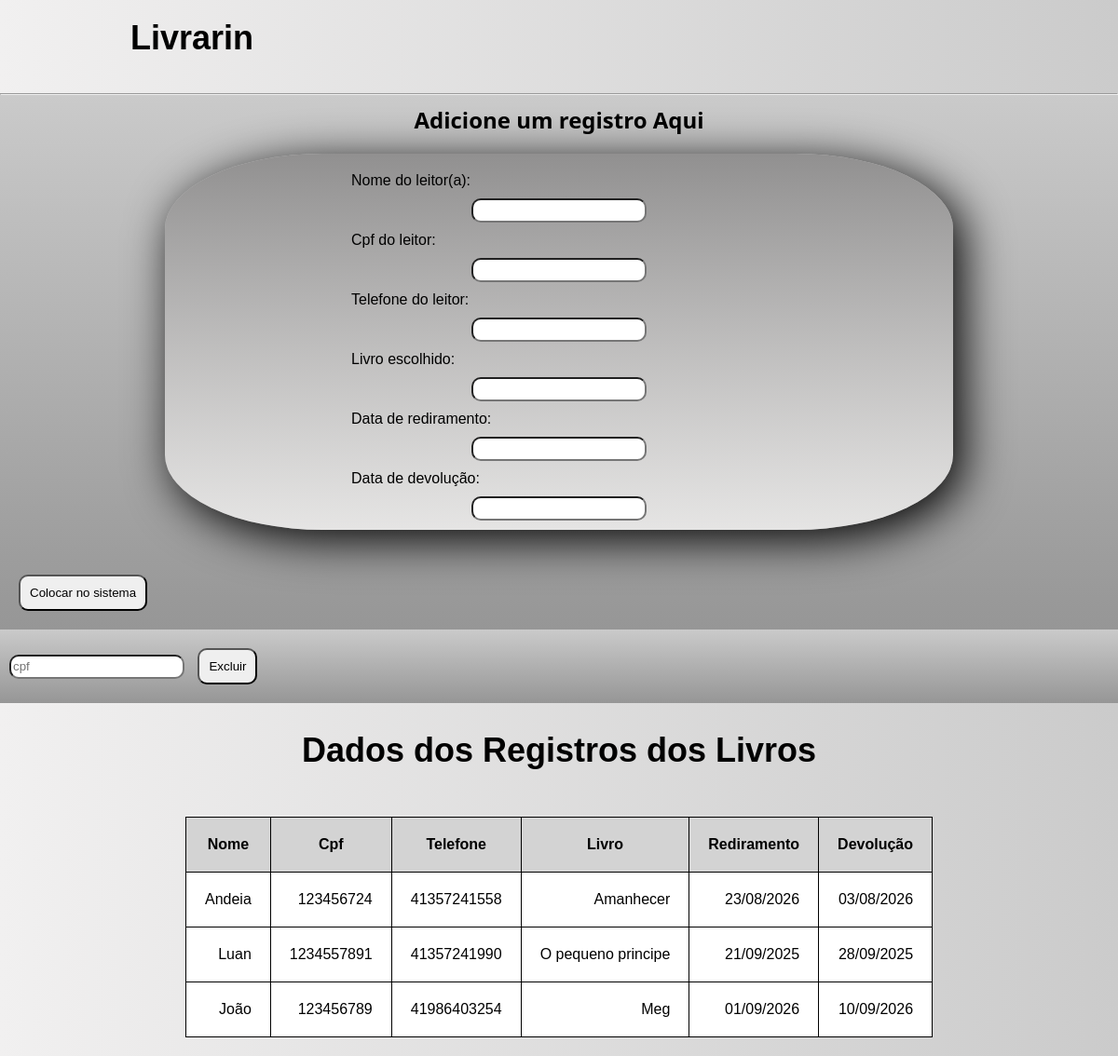
The page /index.html on the database its author committed.
### tables this page shows
CREATE TABLE registro (
        id INTEGER PRIMARY KEY AUTOINCREMENT,
        nome TEXT NOT NULL,
        cpf TEXT NOT NULL,
        telefone INTEGER NOT NULL,
        livro TEXT, 
        retirado TEXT,
        devolvido TEXT
);

### app.py (the view, shortened to what this page needs)
@app.route("/index.html", methods=["GET", "POST"])
def normal():
    paragrafo = None
    c = sqlite3.connect("Livrarin/banco.db")
    cursor = c.cursor()
    click = request.form.get("click")
    nome = request.form.get("nome")
    cpf = request.form.get("cpf")
    telefone = request.form.get("telefone")
    livro = request.form.get("livro")
    retirado = request.form.get("retirado")
    devolvido = request.form.get("devolvido")
    cpf_input = request.form.get("excluir_cpf")
    cursor.execute("SELECT * FROM registro")
    mostra = cursor.fetchall()
    c.close()
    return render_template("index.html", p=paragrafo, dados=mostra)

### templates/index.html (shortened to what this page needs)
<!DOCTYPE html>
<html lang="pt-BR">
<head>
    <link rel="stylesheet" href="{{ url_for ('static', filename='style.css') }}">
</head>
<body>
    <header>
        <h1>Livrarin</h1>
        <hr>
    </header>
    <main>
        <form method="POST">
            <h3>Adicione um registro Aqui</h3>
            <div>
                    <p>Nome do leitor(a):</p>
                    <input type="text" name="nome">
                    <p>Cpf do leitor:</p>
                    <input type="text" name="cpf">
                    <p>Telefone do leitor:</p>
                    <input type="text" name="telefone">
                    <p>Livro escolhido:</p>
                    <input type="text" name="livro">
                    <p>Data de rediramento:</p>
                    <input type="text" name="retirado">
                    <p>Data de devolução:</p>
                    <input type="text" name="devolvido">
            </div>
            <br>
            <button type="submit" name="click" value="Colocar no sistema">Colocar no sistema</button>
        </form>
        <form method="POST">
            <input type="text" name="excluir_cpf" placeholder="cpf">
            <button type="submit" name="click" value="Excluir">Excluir</button>
        </form>
        </main>
        <h2>Dados dos Registros dos Livros</h2>
        <table>
            <thead>
            <tr>
                <th>Nome</th>
                <th>Cpf</th>
                <th>Telefone</th>
                <th>Livro</th>
                <th>Rediramento</th>
                <th>Devolução</th>
            </tr>
        </thead>
        <tbody>
            {% for mostra in dados %}
            <tr>
                <td>{{ mostra[1] }}</td>
                <td>{{ mostra[2] }}</td>
                <td>{{ mostra[3] }}</td>
                <td>{{ mostra[4] }}</td>
                <td>{{ mostra[5] }}</td>
                <td>{{ mostra[6] }}</td>
            </tr>
            {% endfor %}
        </tbody>
    </table>
</body>
</html>

### static/style.css (style rules this page uses)
body { font-family: Impact, Haettenschweiler, 'Arial Narrow Bold', sans-serif; background-image: linear-gradient(to right, rgb(241, 240, 240), rgb(203, 203, 203)); }
* { margin: 0; }
h1 { margin-left: 10%; font-size: 3vw; padding: 20px; }
form { background-image: linear-gradient(to bottom, rgb(202, 202, 202), rgb(150, 150, 150)); padding: 10px; }
h3 { text-align: center; font-family: 'Segoe UI', Tahoma, Geneva, Verdana, sans-serif; font-size: 2vw; }
h2 { text-align: center; padding: 30px; font-size: 3vw; }
table { display: block; border-collapse: collapse; justify-self: center; padding: 20px; }
th { border: 1px solid black; background-color: lightgrey; padding: 20px; }
td { border: 1px solid black; padding: 20px; text-align: right; background-color: white; }
input { width: 15vw; border-radius: 10px; height: 20px; }
p { padding: 10px; }
button { padding: 10px; cursor: pointer; border-radius: 10px; margin: 10px; }
button::after { background-color: green; }
div { display: block; justify-self: center; text-align: center; background-image: linear-gradient(to bottom, rgb(145, 144, 144),rgba(253, 252, 251, 0.745)); width: 70%; border-radius: 20%; box-shadow: 10px 10px 50px black; padding: 10px; margin: 20px; }
div p { text-align: left; margin-left: 15vw; }

### rows shown on the page
registro: nome "Andeia", cpf "123456724", telefone "41357241558", livro "Amanhecer", retirado "23/08/2026", devolvido "03/08/2026"
registro: nome "Luan", cpf "1234557891", telefone "41357241990", livro "O pequeno principe", retirado "21/09/2025", devolvido "28/09/2025"
registro: nome "João", cpf "123456789", telefone "41986403254", livro "Meg", retirado "01/09/2026", devolvido "10/09/2026"
